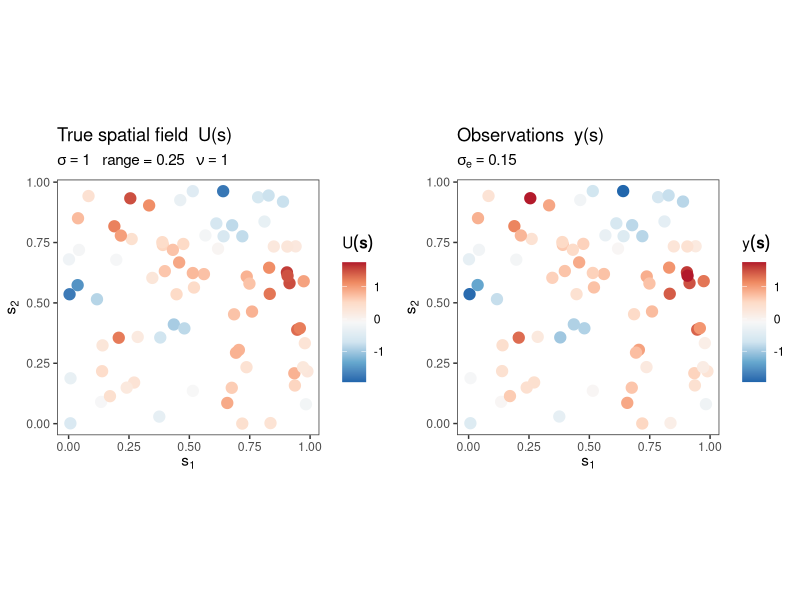
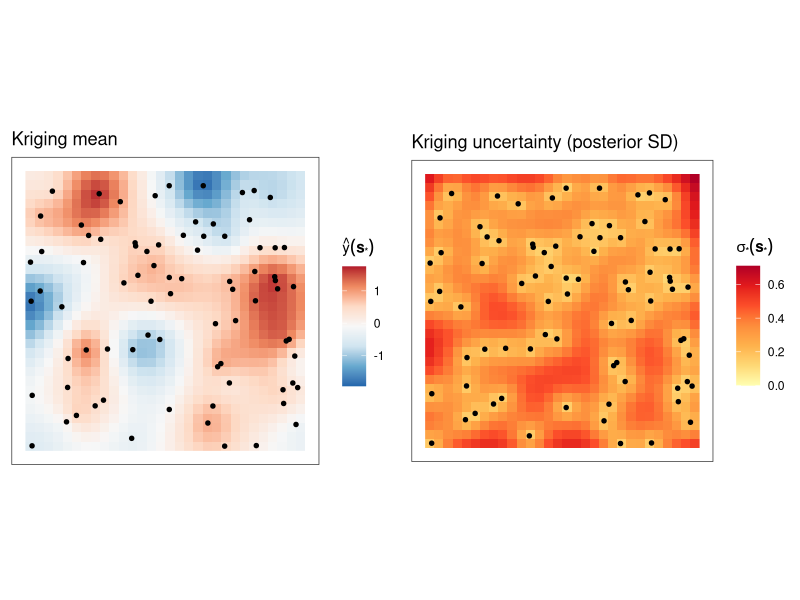

Source code (R) for these figures, in order:
## ---- chunk 1
#| message: false
#| warning: false
#| paged-print: false


#======================================================
# Kriging with Matérn covariance
#======================================================
library(ggplot2)
library(gridExtra)

set.seed(42)

#------------------------------------------------------
# True parameters
#------------------------------------------------------
N_s     <- 80        # number of observation locations
range   <- 0.25      # Matérn length-scale
nu      <- 1         # Matérn smoothness 
sigma_u <- 1.0       # process SD σ
sigma_e <- 0.15      # nugget (measurement noise) SD sigma_e
mu_true <- 0.0       # constant mean mu

#------------------------------------------------------
# Matérn correlation function
#------------------------------------------------------
matern_cov <- function(coords1, coords2 = NULL, nu = 1, range, sigma2 = 1) {
  if (is.null(coords2)) coords2 <- coords1
  n1 <- nrow(coords1); n2 <- nrow(coords2)
  D  <- as.matrix(dist(rbind(coords1, coords2)))[1:n1, (n1+1):(n1+n2), drop = FALSE]
  D[D == 0] <- 1e-10          # avoid 0 argument to besselK
  s  <- sqrt(2 * nu) * D / range
  C  <- (2^(1 - nu)) / gamma(nu) * s^nu * besselK(s, nu)
  if (n1 == n2 && isTRUE(all.equal(coords1, coords2))) diag(C) <- 1
  sigma2 * C
}

#------------------------------------------------------
# Observation locations: N_s uniform points in [0,1]^2
#------------------------------------------------------
obs_locs <- matrix(runif(N_s * 2), ncol = 2, dimnames = list(NULL, c("s1", "s2")))

#------------------------------------------------------
# Simulate the latent field U(s) ~ GRF(0, sigma2 C) via Cholesky:
#------------------------------------------------------
Sigma_U <- matern_cov(obs_locs, nu = nu, range = range, sigma2 = sigma_u^2)
diag(Sigma_U) <- diag(Sigma_U) + 1e-9     # For numerical stability
L_U    <- t(chol(Sigma_U))
U_true <- as.vector(L_U %*% rnorm(N_s))

#------------------------------------------------------
# Observations: y(s)
#------------------------------------------------------
y_obs <- mu_true + U_true + rnorm(N_s, sd = sigma_e)

#------------------------------------------------------
# Kriging — build observation covariance Σ_y = sigma2_u C(S,S) + sigma2_e I
#------------------------------------------------------
Sigma_y <- matern_cov(obs_locs, nu = nu, range = range, sigma2 = sigma_u^2) +
           (sigma_e^2 + 1e-9) * diag(N_s)
L_obs   <- t(chol(Sigma_y))

# Kriging weight vector "alpha" via two triangular solves
alpha <- backsolve(t(L_obs), forwardsolve(L_obs, y_obs - mu_true))

#------------------------------------------------------
# Prediction: 30 × 30 regular grid on [0,1]^2
#------------------------------------------------------
N_grid    <- 30
pred_grid <- as.matrix(expand.grid(s1 = seq(0, 1, length.out = N_grid),
                                   s2 = seq(0, 1, length.out = N_grid)))

#------------------------------------------------------
# Kriging prediction at each grid point
# Cross-covariance  k* = σ² c*  (N_pred × N_obs matrix)
#------------------------------------------------------
k_cross  <- matern_cov(pred_grid, obs_locs, nu = nu, range = range, sigma2 = sigma_u^2)
krig_mean <- mu_true + as.vector(k_cross %*% alpha)

V <- forwardsolve(L_obs, t(k_cross))
krig_var <- pmax(sigma_u^2 - colSums(V^2), 0)
krig_sd  <- sqrt(krig_var)


#------------------------------------------------------
# Plots
#------------------------------------------------------
val_lim <- range(c(U_true, y_obs, krig_mean))

obs_df <- data.frame(s1 = obs_locs[, "s1"], s2 = obs_locs[, "s2"],
                     U  = U_true, y  = y_obs)

pred_df <- data.frame(s1 = pred_grid[, "s1"], s2   = pred_grid[, "s2"],
                      mean = krig_mean, sd   = krig_sd)

# True spatial field at observation locations
p_true <- ggplot(obs_df, aes(s1, s2, colour = U)) +
  geom_point(size = 3.5) +
  scale_colour_distiller(palette = "RdBu", direction = -1,
                         limits = val_lim, name = expression(U(bold(s)))) +
  coord_equal() + theme_bw(base_size = 11) +
  theme(panel.grid = element_blank()) +
  labs(title    = "True spatial field  U(s)",
       subtitle = bquote(sigma == .(sigma_u) ~ "  range =" ~ .(range) ~
                           "  " * nu == .(nu)),
       x = expression(s[1]), y = expression(s[2]))

# Observations
p_obs <- ggplot(obs_df, aes(s1, s2, colour = y)) +
  geom_point(size = 3.5) +
  scale_colour_distiller(palette = "RdBu", direction = -1,
                         limits = val_lim, name = expression(y(bold(s)))) +
  coord_equal() + theme_bw(base_size = 11) +
  theme(panel.grid = element_blank()) +
  labs(title    = "Observations  y(s)",
       subtitle = bquote(sigma[e] == .(sigma_e)),
       x = expression(s[1]), y = expression(s[2]))

# Kriging mean
p_krig_mean <- ggplot(pred_df, aes(s1, s2, fill = mean)) +
  geom_raster() +
  geom_point(data = obs_df, aes(s1, s2),
             inherit.aes = FALSE, colour = "black", size = 1.2) +
  scale_fill_distiller(palette = "RdBu", direction = -1,
                       limits = val_lim,
                       name = expression(hat(y)(bold(s)["*"]))) +
  coord_equal() + theme_bw(base_size = 11) +
  theme(axis.text = element_blank(), axis.ticks = element_blank(),
        panel.grid = element_blank()) +
  labs(title    = "Kriging mean",
       x = NULL, y = NULL)

# Kriging posterior SD
p_krig_sd <- ggplot(pred_df, aes(s1, s2, fill = sd)) +
  geom_raster() +
  geom_point(data = obs_df, aes(s1, s2),
             inherit.aes = FALSE, colour = "black", size = 1.2) +
  scale_fill_distiller(palette = "YlOrRd", direction = 1,
                       limits = c(0, NA),
                       name = expression(sigma["*"](bold(s)["*"]))) +
  coord_equal() + theme_bw(base_size = 11) +
  theme(axis.text = element_blank(), axis.ticks = element_blank(),
        panel.grid = element_blank()) +
  labs(title    = "Kriging uncertainty (posterior SD)",
       x = NULL, y = NULL)

grid.arrange(p_true, p_obs,          ncol = 2)
grid.arrange(p_krig_mean, p_krig_sd, ncol = 2)
